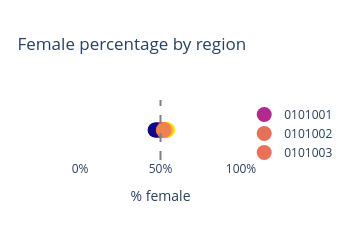

Source (notebook cell):
### Code cell
fig_percent.show()

### Figure 1 — Plotly figure (JSON) as saved in the notebook; plotly's stock layout.template omitted (floating-point values rounded to 4 significant figures)
{"data": [{"marker": {"cmax": 54.51, "cmin": 46.62, "color": [49.8], "size": 15}, "mode": "markers", "name": "0101001", "type": "scatter", "x": [49.8], "y": [1]}, {"marker": {"cmax": 54.51, "cmin": 46.62, "color": [51.64], "size": 15}, "mode": "markers", "name": "0101002", "type": "scatter", "x": [51.64], "y": [1]}, {"marker": {"cmax": 54.51, "cmin": 46.62, "color": [51.69], "size": 15}, "mode": "markers", "name": "0101003", "type": "scatter", "x": [51.69], "y": [1]}, {"marker": {"cmax": 54.51, "cmin": 46.62, "color": [50.44], "size": 15}, "mode": "markers", "name": "0101004", "type": "scatter", "x": [50.44], "y": [1]}, {"marker": {"cmax": 54.51, "cmin": 46.62, "color": [50.34], "size": 15}, "mode": "markers", "name": "0101005", "type": "scatter", "x": [50.34], "y": [1]}, {"marker": {"cmax": 54.51, "cmin": 46.62, "color": [51.66], "size": 15}, "mode": "markers", "name": "0101006", "type": "scatter", "x": [51.66], "y": [1]}, {"marker": {"cmax": 54.51, "cmin": 46.62, "color": [50.91], "size": 15}, "mode": "markers", "name": "0101007", "type": "scatter", "x": [50.91], "y": [1]}, {"marker": {"cmax": 54.51, "cmin": 46.62, "color": [50.66], "size": 15}, "mode": "markers", "name": "0101008", "type": "scatter", "x": [50.66], "y": [1]}, {"marker": {"cmax": 54.51, "cmin": 46.62, "color": [51.84], "size": 15}, "mode": "markers", "name": "0101009", "type": "scatter", "x": [51.84], "y": [1]}, {"marker": {"cmax": 54.51, "cmin": 46.62, "color": [53.02], "size": 15}, "mode": "markers", "name": "0101010", "type": "scatter", "x": [53.02], "y": [1]}, {"marker": {"cmax": 54.51, "cmin": 46.62, "color": [51.85], "size": 15}, "mode": "markers", "name": "0101011", "type": "scatter", "x": [51.85], "y": [1]}, {"marker": {"cmax": 54.51, "cmin": 46.62, "color": [50.46], "size": 15}, "mode": "markers", "name": "0101012", "type": "scatter", "x": [50.46], "y": [1]}, {"marker": {"cmax": 54.51, "cmin": 46.62, "color": [50.91], "size": 15}, "mode": "markers", "name": "0101013", "type": "scatter", "x": [50.91], "y": [1]}, {"marker": {"cmax": 54.51, "cmin": 46.62, "color": [51.39], "size": 15}, "mode": "markers", "name": "0101014", "type": "scatter", "x": [51.39], "y": [1]}, {"marker": {"cmax": 54.51, "cmin": 46.62, "color": [53.36], "size": 15}, "mode": "markers", "name": "0101015", "type": "scatter", "x": [53.36], "y": [1]}, {"marker": {"cmax": 54.51, "cmin": 46.62, "color": [51.63], "size": 15}, "mode": "markers", "name": "0101016", "type": "scatter", "x": [51.63], "y": [1]}, {"marker": {"cmax": 54.51, "cmin": 46.62, "color": [53.04], "size": 15}, "mode": "markers", "name": "0102001", "type": "scatter", "x": [53.04], "y": [1]}, {"marker": {"cmax": 54.51, "cmin": 46.62, "color": [53.42], "size": 15}, "mode": "markers", "name": "0102002", "type": "scatter", "x": [53.42], "y": [1]}, {"marker": {"cmax": 54.51, "cmin": 46.62, "color": [54.01], "size": 15}, "mode": "markers", "name": "0102003", "type": "scatter", "x": [54.01], "y": [1]}, {"marker": {"cmax": 54.51, "cmin": 46.62, "color": [53.65], "size": 15}, "mode": "markers", "name": "0102004", "type": "scatter", "x": [53.65], "y": [1]}, {"marker": {"cmax": 54.51, "cmin": 46.62, "color": [54.09], "size": 15}, "mode": "markers", "name": "0102005", "type": "scatter", "x": [54.09], "y": [1]}, {"marker": {"cmax": 54.51, "cmin": 46.62, "color": [50.8], "size": 15}, "mode": "markers", "name": "0102006", "type": "scatter", "x": [50.8], "y": [1]}, {"marker": {"cmax": 54.51, "cmin": 46.62, "color": [51.25], "size": 15}, "mode": "markers", "name": "0102007", "type": "scatter", "x": [51.25], "y": [1]}, {"marker": {"cmax": 54.51, "cmin": 46.62, "color": [52.04], "size": 15}, "mode": "markers", "name": "0102008", "type": "scatter", "x": [52.04], "y": [1]}, {"marker": {"cmax": 54.51, "cmin": 46.62, "color": [52.56], "size": 15}, "mode": "markers", "name": "0102009", "type": "scatter", "x": [52.56], "y": [1]}, {"marker": {"cmax": 54.51, "cmin": 46.62, "color": [54.25], "size": 15}, "mode": "markers", "name": "0102010", "type": "scatter", "x": [54.25], "y": [1]}, {"marker": {"cmax": 54.51, "cmin": 46.62, "color": [51.31], "size": 15}, "mode": "markers", "name": "0102011", "type": "scatter", "x": [51.31], "y": [1]}, {"marker": {"cmax": 54.51, "cmin": 46.62, "color": [54.51], "size": 15}, "mode": "markers", "name": "0102012", "type": "scatter", "x": [54.51], "y": [1]}, {"marker": {"cmax": 54.51, "cmin": 46.62, "color": [53.89], "size": 15}, "mode": "markers", "name": "0102013", "type": "scatter", "x": [53.89], "y": [1]}, {"marker": {"cmax": 54.51, "cmin": 46.62, "color": [50.78], "size": 15}, "mode": "markers", "name": "0102014", "type": "scatter", "x": [50.78], "y": [1]}, {"marker": {"cmax": 54.51, "cmin": 46.62, "color": [51.61], "size": 15}, "mode": "markers", "name": "0102015", "type": "scatter", "x": [51.61], "y": [1]}, {"marker": {"cmax": 54.51, "cmin": 46.62, "color": [52.2], "size": 15}, "mode": "markers", "name": "0102016", "type": "scatter", "x": [52.2], "y": [1]}, {"marker": {"cmax": 54.51, "cmin": 46.62, "color": [47.8], "size": 15}, "mode": "markers", "name": "0102017", "type": "scatter", "x": [47.8], "y": [1]}, {"marker": {"cmax": 54.51, "cmin": 46.62, "color": [53.39], "size": 15}, "mode": "markers", "name": "0102018", "type": "scatter", "x": [53.39], "y": [1]}, {"marker": {"cmax": 54.51, "cmin": 46.62, "color": [50.72], "size": 15}, "mode": "markers", "name": "0103001", "type": "scatter", "x": [50.72], "y": [1]}, {"marker": {"cmax": 54.51, "cmin": 46.62, "color": [51.4], "size": 15}, "mode": "markers", "name": "0103002", "type": "scatter", "x": [51.4], "y": [1]}, {"marker": {"cmax": 54.51, "cmin": 46.62, "color": [52.67], "size": 15}, "mode": "markers", "name": "0103003", "type": "scatter", "x": [52.67], "y": [1]}, {"marker": {"cmax": 54.51, "cmin": 46.62, "color": [51.39], "size": 15}, "mode": "markers", "name": "0103004", "type": "scatter", "x": [51.39], "y": [1]}, {"marker": {"cmax": 54.51, "cmin": 46.62, "color": [51.13], "size": 15}, "mode": "markers", "name": "0103005", "type": "scatter", "x": [51.13], "y": [1]}, {"marker": {"cmax": 54.51, "cmin": 46.62, "color": [50.63], "size": 15}, "mode": "markers", "name": "0103006", "type": "scatter", "x": [50.63], "y": [1]}, {"marker": {"cmax": 54.51, "cmin": 46.62, "color": [51.35], "size": 15}, "mode": "markers", "name": "0103007", "type": "scatter", "x": [51.35], "y": [1]}, {"marker": {"cmax": 54.51, "cmin": 46.62, "color": [50.99], "size": 15}, "mode": "markers", "name": "0103008", "type": "scatter", "x": [50.99], "y": [1]}, {"marker": {"cmax": 54.51, "cmin": 46.62, "color": [51.74], "size": 15}, "mode": "markers", "name": "0103009", "type": "scatter", "x": [51.74], "y": [1]}, {"marker": {"cmax": 54.51, "cmin": 46.62, "color": [49.95], "size": 15}, "mode": "markers", "name": "0103010", "type": "scatter", "x": [49.95], "y": [1]}, {"marker": {"cmax": 54.51, "cmin": 46.62, "color": [51.02], "size": 15}, "mode": "markers", "name": "0103011", "type": "scatter", "x": [51.02], "y": [1]}, {"marker": {"cmax": 54.51, "cmin": 46.62, "color": [51.65], "size": 15}, "mode": "markers", "name": "0103012", "type": "scatter", "x": [51.65], "y": [1]}, {"marker": {"cmax": 54.51, "cmin": 46.62, "color": [51.45], "size": 15}, "mode": "markers", "name": "0103013", "type": "scatter", "x": [51.45], "y": [1]}, {"marker": {"cmax": 54.51, "cmin": 46.62, "color": [49.93], "size": 15}, "mode": "markers", "name": "0103014", "type": "scatter", "x": [49.93], "y": [1]}, {"marker": {"cmax": 54.51, "cmin": 46.62, "color": [52.79], "size": 15}, "mode": "markers", "name": "0103015", "type": "scatter", "x": [52.79], "y": [1]}, {"marker": {"cmax": 54.51, "cmin": 46.62, "color": [51.36], "size": 15}, "mode": "markers", "name": "0103016", "type": "scatter", "x": [51.36], "y": [1]}, {"marker": {"cmax": 54.51, "cmin": 46.62, "color": [51.42], "size": 15}, "mode": "markers", "name": "0103017", "type": "scatter", "x": [51.42], "y": [1]}, {"marker": {"cmax": 54.51, "cmin": 46.62, "color": [52.65], "size": 15}, "mode": "markers", "name": "0104001", "type": "scatter", "x": [52.65], "y": [1]}, {"marker": {"cmax": 54.51, "cmin": 46.62, "color": [51.0], "size": 15}, "mode": "markers", "name": "0104002", "type": "scatter", "x": [51.0], "y": [1]}, {"marker": {"cmax": 54.51, "cmin": 46.62, "color": [51.12], "size": 15}, "mode": "markers", "name": "0104003", "type": "scatter", "x": [51.12], "y": [1]}, {"marker": {"cmax": 54.51, "cmin": 46.62, "color": [50.56], "size": 15}, "mode": "markers", "name": "0104004", "type": "scatter", "x": [50.56], "y": [1]}, {"marker": {"cmax": 54.51, "cmin": 46.62, "color": [51.01], "size": 15}, "mode": "markers", "name": "0104005", "type": "scatter", "x": [51.01], "y": [1]}, {"marker": {"cmax": 54.51, "cmin": 46.62, "color": [51.19], "size": 15}, "mode": "markers", "name": "0104006", "type": "scatter", "x": [51.19], "y": [1]}, {"marker": {"cmax": 54.51, "cmin": 46.62, "color": [50.59], "size": 15}, "mode": "markers", "name": "0104007", "type": "scatter", "x": [50.59], "y": [1]}, {"marker": {"cmax": 54.51, "cmin": 46.62, "color": [52.08], "size": 15}, "mode": "markers", "name": "0104008", "type": "scatter", "x": [52.08], "y": [1]}, {"marker": {"cmax": 54.51, "cmin": 46.62, "color": [51.98], "size": 15}, "mode": "markers", "name": "0104009", "type": "scatter", "x": [51.98], "y": [1]}, {"marker": {"cmax": 54.51, "cmin": 46.62, "color": [50.05], "size": 15}, "mode": "markers", "name": "0104010", "type": "scatter", "x": [50.05], "y": [1]}, {"marker": {"cmax": 54.51, "cmin": 46.62, "color": [51.11], "size": 15}, "mode": "markers", "name": "0104011", "type": "scatter", "x": [51.11], "y": [1]}, {"marker": {"cmax": 54.51, "cmin": 46.62, "color": [50.85], "size": 15}, "mode": "markers", "name": "0104012", "type": "scatter", "x": [50.85], "y": [1]}, {"marker": {"cmax": 54.51, "cmin": 46.62, "color": [50.97], "size": 15}, "mode": "markers", "name": "0104013", "type": "scatter", "x": [50.97], "y": [1]}, {"marker": {"cmax": 54.51, "cmin": 46.62, "color": [50.63], "size": 15}, "mode": "markers", "name": "0104014", "type": "scatter", "x": [50.63], "y": [1]}, {"marker": {"cmax": 54.51, "cmin": 46.62, "color": [53.17], "size": 15}, "mode": "markers", "name": "0104015", "type": "scatter", "x": [53.17], "y": [1]}, {"marker": {"cmax": 54.51, "cmin": 46.62, "color": [50.82], "size": 15}, "mode": "markers", "name": "0104016", "type": "scatter", "x": [50.82], "y": [1]}, {"marker": {"cmax": 54.51, "cmin": 46.62, "color": [50.52], "size": 15}, "mode": "markers", "name": "0104017", "type": "scatter", "x": [50.52], "y": [1]}, {"marker": {"cmax": 54.51, "cmin": 46.62, "color": [50.41], "size": 15}, "mode": "markers", "name": "0105001", "type": "scatter", "x": [50.41], "y": [1]}, {"marker": {"cmax": 54.51, "cmin": 46.62, "color": [52.15], "size": 15}, "mode": "markers", "name": "0105002", "type": "scatter", "x": [52.15], "y": [1]}, {"marker": {"cmax": 54.51, "cmin": 46.62, "color": [48.34], "size": 15}, "mode": "markers", "name": "0105003", "type": "scatter", "x": [48.34], "y": [1]}, {"marker": {"cmax": 54.51, "cmin": 46.62, "color": [49.81], "size": 15}, "mode": "markers", "name": "0105004", "type": "scatter", "x": [49.81], "y": [1]}, {"marker": {"cmax": 54.51, "cmin": 46.62, "color": [51.79], "size": 15}, "mode": "markers", "name": "0105005", "type": "scatter", "x": [51.79], "y": [1]}, {"marker": {"cmax": 54.51, "cmin": 46.62, "color": [51.09], "size": 15}, "mode": "markers", "name": "0105006", "type": "scatter", "x": [51.09], "y": [1]}, {"marker": {"cmax": 54.51, "cmin": 46.62, "color": [50.98], "size": 15}, "mode": "markers", "name": "0105007", "type": "scatter", "x": [50.98], "y": [1]}, {"marker": {"cmax": 54.51, "cmin": 46.62, "color": [50.7], "size": 15}, "mode": "markers", "name": "0105008", "type": "scatter", "x": [50.7], "y": [1]}, {"marker": {"cmax": 54.51, "cmin": 46.62, "color": [53.07], "size": 15}, "mode": "markers", "name": "0105009", "type": "scatter", "x": [53.07], "y": [1]}, {"marker": {"cmax": 54.51, "cmin": 46.62, "color": [50.93], "size": 15}, "mode": "markers", "name": "0105010", "type": "scatter", "x": [50.93], "y": [1]}, {"marker": {"cmax": 54.51, "cmin": 46.62, "color": [49.27], "size": 15}, "mode": "markers", "name": "0105011", "type": "scatter", "x": [49.27], "y": [1]}, {"marker": {"cmax": 54.51, "cmin": 46.62, "color": [51.17], "size": 15}, "mode": "markers", "name": "0105012", "type": "scatter", "x": [51.17], "y": [1]}, {"marker": {"cmax": 54.51, "cmin": 46.62, "color": [52.34], "size": 15}, "mode": "markers", "name": "0105013", "type": "scatter", "x": [52.34], "y": [1]}, {"marker": {"cmax": 54.51, "cmin": 46.62, "color": [51.24], "size": 15}, "mode": "markers", "name": "0105014", "type": "scatter", "x": [51.24], "y": [1]}, {"marker": {"cmax": 54.51, "cmin": 46.62, "color": [51.04], "size": 15}, "mode": "markers", "name": "0105015", "type": "scatter", "x": [51.04], "y": [1]}, {"marker": {"cmax": 54.51, "cmin": 46.62, "color": [51.13], "size": 15}, "mode": "markers", "name": "0106001", "type": "scatter", "x": [51.13], "y": [1]}, {"marker": {"cmax": 54.51, "cmin": 46.62, "color": [47.08], "size": 15}, "mode": "markers", "name": "0106002", "type": "scatter", "x": [47.08], "y": [1]}, {"marker": {"cmax": 54.51, "cmin": 46.62, "color": [52.28], "size": 15}, "mode": "markers", "name": "0106003", "type": "scatter", "x": [52.28], "y": [1]}, {"marker": {"cmax": 54.51, "cmin": 46.62, "color": [52.03], "size": 15}, "mode": "markers", "name": "0106004", "type": "scatter", "x": [52.03], "y": [1]}, {"marker": {"cmax": 54.51, "cmin": 46.62, "color": [50.65], "size": 15}, "mode": "markers", "name": "0106005", "type": "scatter", "x": [50.65], "y": [1]}, {"marker": {"cmax": 54.51, "cmin": 46.62, "color": [51.96], "size": 15}, "mode": "markers", "name": "0106006", "type": "scatter", "x": [51.96], "y": [1]}, {"marker": {"cmax": 54.51, "cmin": 46.62, "color": [52.45], "size": 15}, "mode": "markers", "name": "0106007", "type": "scatter", "x": [52.45], "y": [1]}, {"marker": {"cmax": 54.51, "cmin": 46.62, "color": [53.94], "size": 15}, "mode": "markers", "name": "0106008", "type": "scatter", "x": [53.94], "y": [1]}, {"marker": {"cmax": 54.51, "cmin": 46.62, "color": [52.91], "size": 15}, "mode": "markers", "name": "0106009", "type": "scatter", "x": [52.91], "y": [1]}, {"marker": {"cmax": 54.51, "cmin": 46.62, "color": [52.0], "size": 15}, "mode": "markers", "name": "0106010", "type": "scatter", "x": [52.0], "y": [1]}, {"marker": {"cmax": 54.51, "cmin": 46.62, "color": [52.47], "size": 15}, "mode": "markers", "name": "0106011", "type": "scatter", "x": [52.47], "y": [1]}, {"marker": {"cmax": 54.51, "cmin": 46.62, "color": [53.29], "size": 15}, "mode": "markers", "name": "0106012", "type": "scatter", "x": [53.29], "y": [1]}, {"marker": {"cmax": 54.51, "cmin": 46.62, "color": [52.15], "size": 15}, "mode": "markers", "name": "0106013", "type": "scatter", "x": [52.15], "y": [1]}, {"marker": {"cmax": 54.51, "cmin": 46.62, "color": [51.57], "size": 15}, "mode": "markers", "name": "0106014", "type": "scatter", "x": [51.57], "y": [1]}, {"marker": {"cmax": 54.51, "cmin": 46.62, "color": [46.62], "size": 15}, "mode": "markers", "name": "0106015", "type": "scatter", "x": [46.62], "y": [1]}, {"marker": {"cmax": 54.51, "cmin": 46.62, "color": [51.72], "size": 15}, "mode": "markers", "name": "0106016", "type": "scatter", "x": [51.72], "y": [1]}, {"marker": {"cmax": 54.51, "cmin": 46.62, "color": [52.09], "size": 15}, "mode": "markers", "name": "0107001", "type": "scatter", "x": [52.09], "y": [1]}], "layout": {"height": 225, "legend": {"itemclick": false}, "paper_bgcolor": "rgba(0, 0, 0, 0)", "plot_bgcolor": "rgba(0, 0, 0, 0)", "shapes": [{"line": {"color": "grey", "dash": "dash", "width": 2}, "type": "line", "x0": 50, "x1": 50, "xref": "x", "y0": 0, "y1": 1, "yref": "y domain"}], "title": {"text": "Female percentage by region"}, "width": 350, "xaxis": {"range": [0, 100], "showgrid": false, "tickmode": "array", "ticktext": ["0%", "50%", "100%"], "tickvals": [0, 50, 100], "title": {"text": "% female"}}, "yaxis": {"range": [0, 2], "showgrid": false, "visible": false}}}
